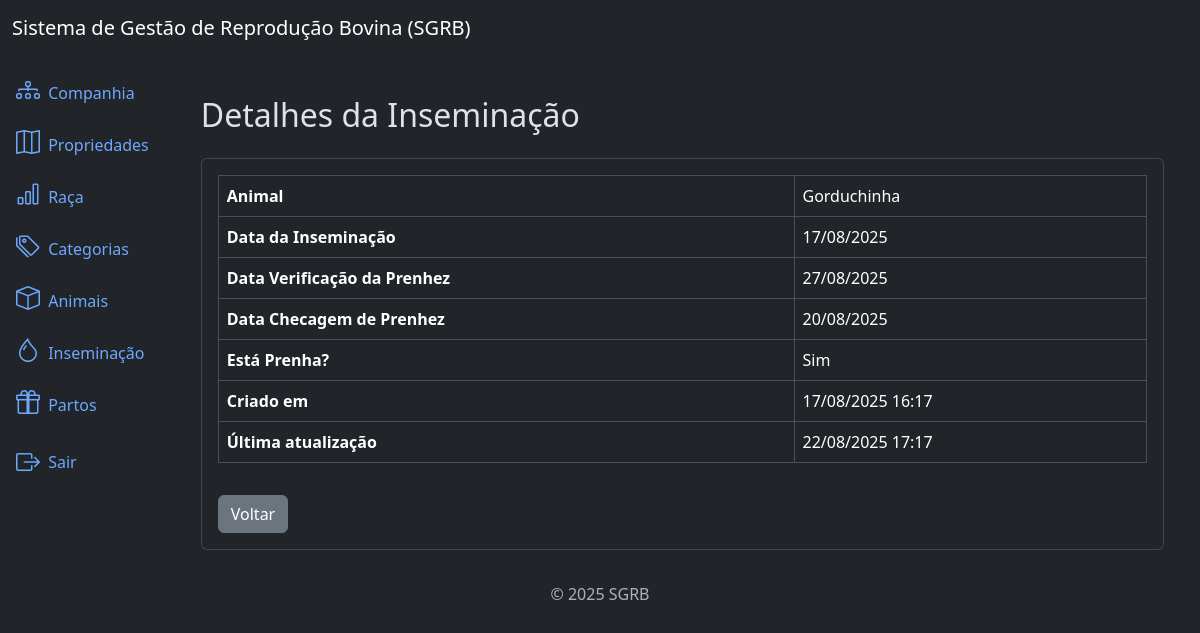
The page /inseminations/1/detail/ (signed in) on the database its author committed.
### inseminations/models.py (models this page shows, shortened)
class Insemination(models.Model):
    animal = models.ForeignKey(Animal, on_delete=models.PROTECT, related_name='inseminations')  # noqa
    date_of_insemination = models.DateField()
    expected_pregnancy = models.DateField(null=True, blank=True)
    pregnancy_check = models.DateField(null=True, blank=True)
    is_pregnant = models.CharField(
        max_length=1,
        choices=PRENHEZ_CHOICES,
        null=True,
        blank=True
    )
    created_at = models.DateTimeField(auto_now_add=True)
    updated_at = models.DateTimeField(auto_now=True)
    class Meta:
        ordering = ['-created_at']

### animals/models.py (models this page shows, shortened)
class Animal(models.Model):
    name = models.CharField(max_length=100)
    birth = models.DateField(null=True, blank=True)
    farm = models.ForeignKey(Farm, on_delete=models.PROTECT, related_name='animais')  # noqa
    breed = models.ForeignKey(Breed, on_delete=models.PROTECT, related_name='animais')  # noqa
    category = models.ForeignKey(Category, on_delete=models.PROTECT, related_name='animais') # noqa
    created_at = models.DateTimeField(auto_now_add=True)
    updated_at = models.DateTimeField(auto_now=True)
    culling_date = models.DateField(null=True, blank=True,verbose_name='Data da Baixa')  # noqa
    culling_reason = models.CharField(
        max_length=2,
        choices=CULLING_REASON_CHOICES,
        null=True,
        blank=True,
    )
    class Meta:
        ordering = ['name']

### inseminations/views.py (the view)
# urls.py: path('inseminations/<int:pk>/detail/', views.InseminationDetailView.as_view(), name='insemination_detail'), # noqa
class InseminationDetailView(LoginRequiredMixin, PermissionRequiredMixin, DetailView):  # noqa
    model = models.Insemination
    template_name = 'insemination_detail.html'
    permission_required = 'inseminations.view_insemination'

### inseminations/templates/insemination_detail.html
{% extends 'base.html' %}
{% block content %}
<div class="container mt-4">
    <h2 class="mb-4">Detalhes da Inseminação</h2>
    <div class="card">
        <div class="card-body">
            <table class="table table-bordered">
                <tr>
                    <th>Animal</th>
                    <td>{{ insemination.animal.name }}</td>
                </tr>
                <tr>
                    <th>Data da Inseminação</th>
                    <td>{{ insemination.date_of_insemination|date:"d/m/Y" }}</td>
                </tr>
                <tr>
                    <th>Data Verificação da Prenhez</th>
                    <td>
                        {% if insemination.expected_pregnancy %}
                            {{ insemination.expected_pregnancy|date:"d/m/Y" }}
                        {% else %}
                            -
                        {% endif %}
                    </td>
                </tr>
                <tr>
                    <th>Data Checagem de Prenhez</th>
                    <td>
                        {% if insemination.pregnancy_check %}
                            {{ insemination.pregnancy_check|date:"d/m/Y" }}
                        {% else %}
                            -
                        {% endif %}
                    </td>
                </tr>
                <tr>
                    <th>Está Prenha?</th>
                    <td>
                        {% if insemination.is_pregnant %}
                            {{ insemination.get_is_pregnant_display }}
                        {% else %}
                            Não Verificado
                        {% endif %}
                    </td>
                </tr>
                <tr>
                    <th>Criado em</th>
                    <td>{{ insemination.created_at|date:"d/m/Y H:i" }}</td>
                </tr>
                <tr>
                    <th>Última atualização</th>
                    <td>{{ insemination.updated_at|date:"d/m/Y H:i" }}</td>
                </tr>
            </table>
            <a href="{% url 'insemination_list' %}" class="btn btn-secondary mt-3">Voltar</a>
        </div>
    </div>
</div>
{% endblock %}

### rows shown on the page
Insemination: animal.name "Gorduchinha", date_of_insemination "17/08/2025", expected_pregnancy "27/08/2025", pregnancy_check "20/08/2025", is_pregnant "Sim", created_at "17/08/2025 16:17", updated_at "22/08/2025 17:17"
